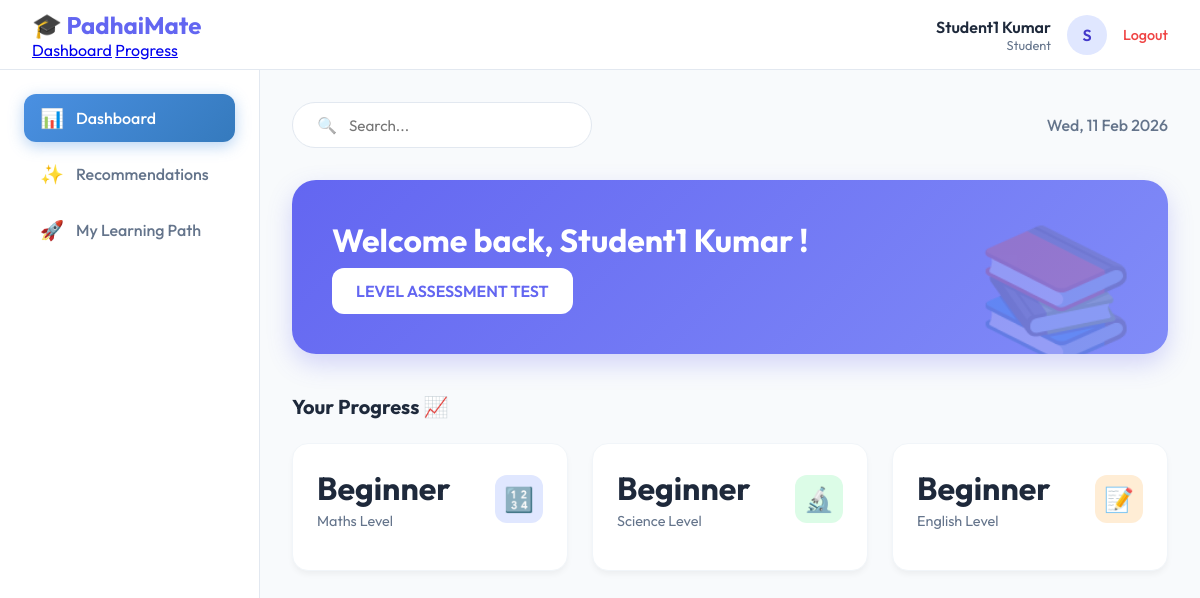
Page /account/student/student-dashboard (signed in) on the committed database.
### student/models.py (models this page shows, shortened)
class StudentProfile(models.Model):
    user = models.OneToOneField(
        User,
        on_delete=models.CASCADE,
        related_name="student_profile"
    )
    student_class = models.IntegerField(choices=CLASS_CHOICES)
    maths_level = models.CharField(
        max_length=20,
        choices=[
            ("Beginner", "Beginner"),
            ("Intermediate", "Intermediate"),
            ("Advanced", "Advanced"),
        ],
        default="Beginner"
    )
    science_level = models.CharField(
        max_length=20,
        choices=[
            ("Beginner", "Beginner"),
            ("Intermediate", "Intermediate"),
            ("Advanced", "Advanced"),
        ],
        default="Beginner"
    )
    english_level = models.CharField(
        max_length=20,
        choices=[
            ("Beginner", "Beginner"),
            ("Intermediate", "Intermediate"),
            ("Advanced", "Advanced"),
        ],
        default="Beginner"
    )

### student/views.py (the view)
# urls.py: path('student-dashboard', views.dashboard, name='student-dashboard'),
@login_required
def dashboard(request):
    if request.session.get("clear_answers"):
        request.session.pop("answers", None)
        request.session.pop("clear_answers", None)
    first_name = request.user.first_name
    last_name = request.user.last_name
    current_date = datetime.now()
    test_result = request.session.get("last_test_result")
    overall_level = request.session.get("overall_level")
    student_profile = request.user.student_profile
    maths_level = student_profile.maths_level
    science_level = student_profile.science_level
    english_level = student_profile.english_level
    parameters = {
        'first_name': first_name,
        'last_name': last_name,
        'current_date': current_date,
        'test_result': test_result,
        'overall_level': overall_level,
        'maths_level': maths_level,
        'science_level': science_level,
        'english_level': english_level,
    }
    return render(request, 'student/student-dashboard.html', parameters)

### notifications/context_processors.py (called while the page is built)
def notification_count(request):
    if request.user.is_authenticated:
        unread_count = Notification.objects.filter(
            user=request.user,
            is_read=False
        ).count()
    else:
        unread_count = 0
    return {
        'unread_count': unread_count
    }

### templates/student/student-dashboard.html (shortened to what this page needs)
<!doctype html>
{% load static %}
<html lang="en">
<head>
</head>
<body>
  <nav class="top-navbar">
    <div class="navbar-left">
      <div class="navbar-logo">
        <div class="navbar-logo-icon">
          <a href="{% url 'student-dashboard' %}" class="navbar-logo">
        🎓 PadhaiMate
      </a>
        </div>
      </div>
      <div class="navbar-menu" id="navbarMenu">
        <a href="{% url 'student-dashboard' %}" class="active">Dashboard</a>
        <a href="#progress">Progress</a>
      </div>
    </div>
    <div class="navbar-right">
      <div class="user-profile" style="display: flex; align-items: center; gap: 1rem;">
        <div style="text-align: right;">
          <div style="font-weight: 600; color: var(--text-main);">{{ user.first_name }} {{ user.last_name }}</div>
          <div style="font-size: 0.8rem; color: var(--text-sub);">{% if user.is_staff %}Teacher{% else %}Student{% endif%}</div>
        </div>
        <div
          style="width: 40px; height: 40px; background: #e0e7ff; color: #4338ca; border-radius: 50%; display: flex; align-items: center; justify-content: center; font-weight: 600;">
          {{ user.first_name|first|upper }}
        </div>
        <a href="{% url 'logout' %}"
          style="color: var(--danger); text-decoration: none; font-size: 0.9rem; font-weight: 500;">Logout</a>
      </div>
    </div>
  </nav>
  <div class="app-container">
    <aside class="sidebar">
      <ul class="nav-menu">
        <li class="nav-item">
          <a href="{% url 'student-dashboard' %}"
            class="nav-link active">
            <span class="nav-icon">📊</span>
            <span class="nav-text">Dashboard</span>
          </a>
        </li>
        <li class="nav-item">
          <a href="{% url 'recommendations' %}" class="nav-link">
            <span class="nav-icon">✨</span>
            <span class="nav-text">Recommendations</span>
          </a>
        </li>
        <li class="nav-item">
          <a href="{% url 'learning-path' %}"
            class="nav-link {% if request.resolver_match.url_name == 'learning-path' %}active{% endif %}">
            <span class="nav-icon">🚀</span>
            <span class="nav-text">My Learning Path</span>
          </a>
        </li>
      </ul>
    </aside>
    <main class="main-content">
      <div style="display: flex; justify-content: space-between; align-items: center; margin-bottom: 2rem;">
        <div class="search-bar"
          style="background: white; padding: 0.75rem 1.5rem; border-radius: 100px; display: flex; align-items: center; gap: 0.75rem; width: 300px; border: 1px solid #e2e8f0;">
          <span style="opacity: 0.5;">🔍</span>
          <input type="text" placeholder="Search..."
            style="border: none; outline: none; width: 100%; font-size: 0.95rem;">
        </div>
        <div class="date-display" style="font-weight: 500; color: var(--text-sub);">{{ current_date|date:"D, d M Y" }}
        </div>
      </div>
      <div class="welcome-section">
        <div class="welcome-text">
          <h1>
            Welcome back, {% if user.first_name %} {{ user.first_name }} {{user.last_name }} {% else %} {{ user.username}} {% endif %} !
          </h1>
          <a href="{% url 'quiz' %}" class="level-test-btn">LEVEL ASSESSMENT TEST</a>
        </div>
        <div class="welcome-illustration">📚</div>
      </div>
      <h2 class="section-title" id="progress">Your Progress 📈</h2>
      <div class="stats-grid">
        <div class="stat-card">
          <div class="stat-header">
            <div>
              <div class="stat-value">{{ maths_level }}</div>
              <div class="stat-label">Maths Level</div>
            </div>
            <div class="stat-icon" style="background: #e0e7ff; color: #4338ca;">🔢</div>
          </div>
        </div>
        <div class="stat-card">
          <div class="stat-header">
            <div>
              <div class="stat-value">{{ science_level }}</div>
              <div class="stat-label">Science Level</div>
            </div>
            <div class="stat-icon" style="background: #dcfce7; color: #15803d;">🔬</div>
          </div>
        </div>
        <div class="stat-card">
          <div class="stat-header">
            <div>
              <div class="stat-value">{{ english_level }}</div>
              <div class="stat-label">English Level</div>
            </div>
            <div class="stat-icon" style="background: #ffedd5; color: #c2410c;">📝</div>
          </div>
        </div>
      </div>
    </main>
  </div>
</body>
</html>

### templates/student/student-dashboard.html (style rules this page uses)
:root { --primary: #6366f1; --secondary: #ec4899; --dark: #0f172a; --light: #f8fafc; --card-bg: #ffffff; --text-main: #1e293b; --text-sub: #64748b; --sidebar-width: 260px; --navbar-height: 70px; --danger: #ef4444; }
* { margin: 0; padding: 0; box-sizing: border-box; font-family: 'Outfit', sans-serif; }
body { background-color: var(--light); color: var(--text-main); min-height: 100vh; display: flex; flex-direction: column; }
.top-navbar { position: fixed; top: 0; left: 0; right: 0; height: var(--navbar-height); background: white; border-bottom: 1px solid #e2e8f0; display: flex; justify-content: space-between; align-items: center; padding: 0 2rem; z-index: 1000; }
.navbar-logo { font-size: 1.5rem; font-weight: 700; color: var(--primary); text-decoration: none; display: flex; align-items: center; gap: 0.5rem; }
.navbar-right { display: flex; align-items: center; gap: 1.5rem; }
.app-container { display: flex; padding-top: var(--navbar-height); min-height: 100vh; }
.sidebar { width: var(--sidebar-width); background: white; border-right: 1px solid #e2e8f0; padding: 1.5rem; position: fixed; top: var(--navbar-height); bottom: 0; overflow-y: auto; z-index: 900; }
.main-content { flex: 1; margin-left: var(--sidebar-width); padding: 2rem; width: calc(100% - var(--sidebar-width)); }
.nav-menu { list-style: none; }
.nav-item { margin-bottom: 0.5rem; }
.nav-link { display: flex; align-items: center; gap: 0.75rem; padding: 0.75rem 1rem; color: var(--text-sub); text-decoration: none; border-radius: 0.75rem; transition: all 0.2s; font-weight: 500; }
.nav-link.active { background: linear-gradient(135deg, #4a90e2 0%, #357abd 100%); color: white; box-shadow: 0 4px 15px rgba(74, 144, 226, 0.4); }
.nav-icon { font-size: 1.2rem; width: 1.5rem; text-align: center; }
.welcome-section { background: linear-gradient(135deg, #6366f1 0%, #818cf8 100%); border-radius: 1.5rem; padding: 2.5rem; color: white; position: relative; overflow: hidden; margin-bottom: 2.5rem; box-shadow: 0 10px 25px rgba(99, 102, 241, 0.25); }
.welcome-text h1 { font-size: 2rem; margin-bottom: 0.5rem; font-weight: 700; }
.level-test-btn { display: inline-block; background: white; color: #6366f1; padding: 0.8rem 1.5rem; border-radius: 0.75rem; font-weight: 600; text-decoration: none; transition: transform 0.2s; }
.welcome-illustration { position: absolute; right: 2rem; bottom: -1rem; font-size: 8rem; opacity: 0.2; }
.stats-grid { display: grid; grid-template-columns: repeat(auto-fit, minmax(240px, 1fr)); gap: 1.5rem; margin-bottom: 2.5rem; }
.stat-card { background: white; padding: 1.5rem; border-radius: 1rem; box-shadow: 0 4px 6px -1px rgba(0, 0, 0, 0.05); border: 1px solid #f1f5f9; transition: transform 0.2s; }
.stat-header { display: flex; justify-content: space-between; align-items: center; margin-bottom: 1rem; }
.stat-icon { width: 48px; height: 48px; border-radius: 12px; display: flex; align-items: center; justify-content: center; font-size: 1.5rem; }
.stat-value { font-size: 2rem; font-weight: 700; color: var(--text-main); margin-bottom: 0.25rem; }
.stat-label { color: var(--text-sub); font-size: 0.9rem; }
.section-title { font-size: 1.25rem; font-weight: 700; color: var(--text-main); margin-bottom: 1.5rem; }

### rows in the picture
StudentProfile: maths_level "Beginner", science_level "Beginner", english_level "Beginner"

### other values in the picture
{{ user.first_name }} "Student1"
{{ user.last_name }} "Kumar"
{{ user.first_name|first|upper }} "S"
